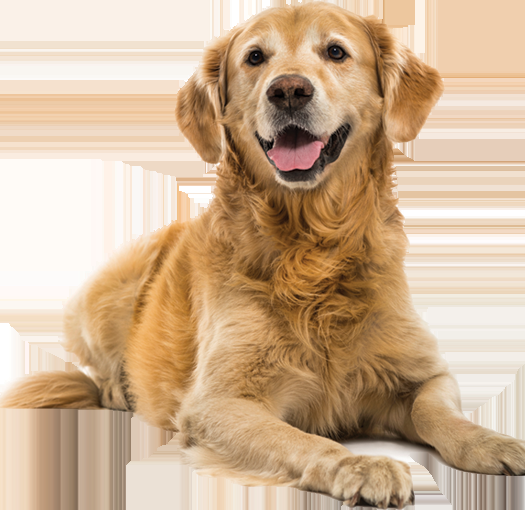
#> input picture Chapter4/dog.png, 525 x 510 px
$ python linear_Classifier.py
#> lines starting #> are read from the running program, lines starting #| are printed output that depends on the picture; after the words box and inside, x2 and y2 are one past the last pixel; in counts of white or black regions, pixels touching at a corner belong together
# Import the required libraries
import numpy as np
import cv2
# Initialize class labels and set pseudo-random seed value
labels = ['dog', 'cat', 'squirrel']
np.random.seed(1)
# Randomly initialize the weighting matrix and bias vector
W = np.random.randn(3, 3072)
b = np.random.randn(3)
# Set the font used to draw the label
font = cv2.FONT_HERSHEY_SIMPLEX
# Load the image and resize it. The image is taken from the dataset.
orig = cv2.imread('dog.png')
#> orig is the input picture: shape (510, 525, 3); mean B, G, R 147.3, 177.4, 205.8
image = cv2.resize(orig, (32,32)).flatten()
#> image = 3072 values, max 255 at index 42, min 5 at index 334, mean 176.9
# Compute output scores
scores = W.dot(image) + b
#> scores = [12355.6, -1078.6, -5962.2]
# Loop over the scores and labels
for (label, score) in zip(labels, scores):
   print('[INFO] {}: {:.2f}'.format(label, score))
#> this loop made 3 passes
#> (label, score) on passes 1 to 3: ('dog', 12355.6), ('cat', -1078.6), ('squirrel', -5962.2)
#| [INFO] dog: 12355.62
#| [INFO] cat: -1078.58
#| [INFO] squirrel: -5962.18
# Get the class label for the highest scoring class
classLabel = labels[np.argmax(scores)]
#> classLabel = 'dog'
# Draw the predicted label on the original image
cv2.putText(orig, classLabel, (10,30),  font, 0.9, (255,0,0), 2)
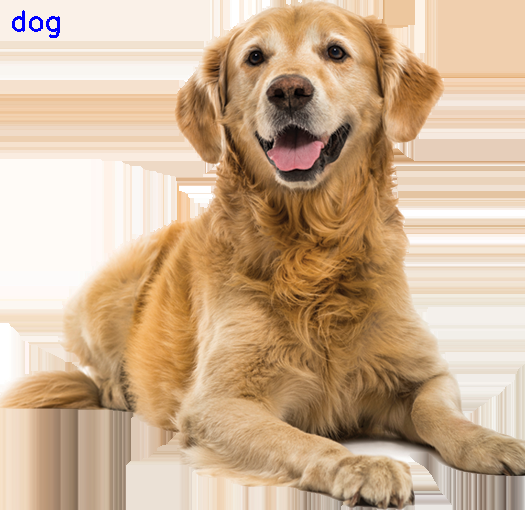
#> orig: shape (510, 525, 3); 0.15% of pixels changed, all inside (x1, y1, x2, y2) = (12, 10, 60, 38)
# Display image
cv2.imshow('Image', orig)
cv2.waitKey(0)
